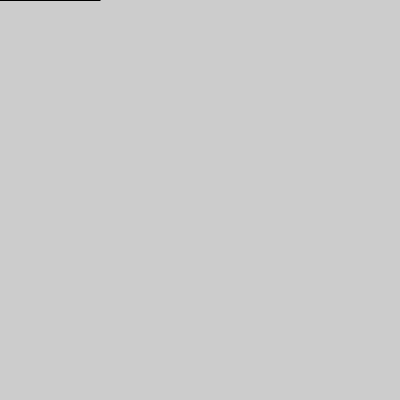
Frame 1 (no input)
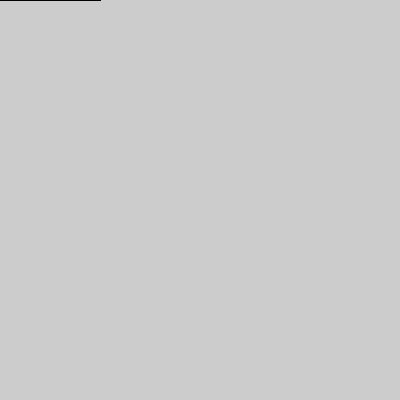
Frame 60 (the mouse pressed at the canvas centre just before this capture)
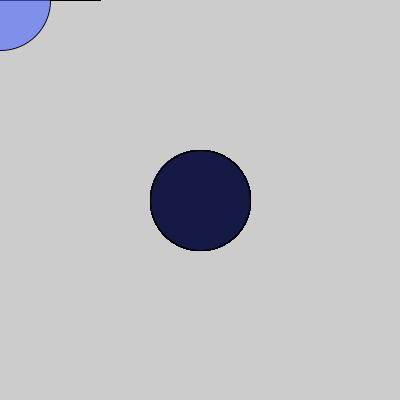
Frame 120 (the mouse held since frame 60 and released just before this capture)

The Processing sketch that drew these frames (run headless with seeded random() and noise(); from frame 60 on, the mouse is pressed at the canvas centre):

// Processing sketch: processing_61727
// ── processing_61727.pde

void setup(){
size(400,400);
}
void draw(){
int x=mouseX;
  int y=mouseY;
  int px=pmouseX;
  int py=pmouseY;
  float ix=width-mouseX;
  float iy=height-mouseY;

fill(75,100,255,150);
  ellipse(px,py,ix/2,y/2);
  fill(0,159);
  ellipse(x,y,x/2,y/2);
}
